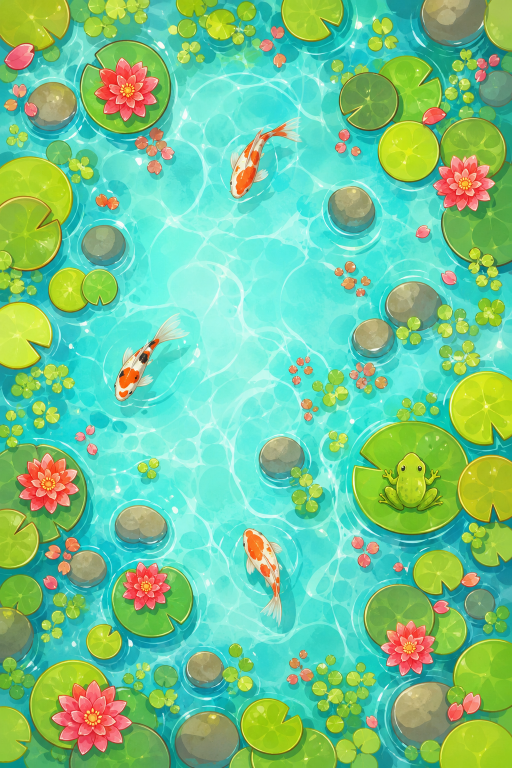
#> input picture experiments/src/exercises/ex-0004-frog-jump-prediction/assets/pond-top-view/source-sheet.png, 1024 x 1536 px (shown at 1/2 size)
$ python extract-assets.py
#> lines starting #> are read from the running program, lines starting #| are printed output that depends on the picture; after the words box and inside, x2 and y2 are one past the last pixel; in counts of white or black regions, pixels touching at a corner belong together
from pathlib import Path
from PIL import Image, ImageDraw
import cv2
import numpy as np

ROOT = Path(__file__).resolve().parent
SOURCE = ROOT / 'source-sheet.png'
OUT = ROOT
source = np.asarray(Image.open(SOURCE).convert('RGB'))
#> source is the input picture: shape (1536, 1024, 3); mean R, G, B 116.2, 198.3, 145.3


def select_components(mask: np.ndarray, keep: int = 1) -> np.ndarray:
    count, labels, stats, centers = cv2.connectedComponentsWithStats(mask.astype(np.uint8), 8)
    h, w = mask.shape
    candidates = []
    for idx in range(1, count):
        area = int(stats[idx, cv2.CC_STAT_AREA])
        if area < max(10, int(mask.size * 0.0005)):
            continue
        cx, cy = centers[idx]
        distance = ((cx - w/2)**2 + (cy - h/2)**2) ** .5
        score = area / (1 + distance / max(h, w))
        candidates.append((score, idx))
    candidates.sort(reverse=True)
    out = np.zeros_like(mask, dtype=np.uint8)
    for _, idx in candidates[:keep]:
        out[labels == idx] = 1
    return out


def flood_reachable(passable: np.ndarray) -> np.ndarray:
    flood = passable.astype(np.uint8)
    ffmask = np.zeros((flood.shape[0] + 2, flood.shape[1] + 2), np.uint8)
    for x in range(flood.shape[1]):
        if flood[0, x] == 1: cv2.floodFill(flood, ffmask, (x, 0), 2)
        if flood[-1, x] == 1: cv2.floodFill(flood, ffmask, (x, flood.shape[0]-1), 2)
    for y in range(flood.shape[0]):
        if flood[y, 0] == 1: cv2.floodFill(flood, ffmask, (0, y), 2)
        if flood[y, -1] == 1: cv2.floodFill(flood, ffmask, (flood.shape[1]-1, y), 2)
    return flood == 2


def water_object_mask(rgb: np.ndarray, keep: int = 1) -> np.ndarray:
    hsv = cv2.cvtColor(rgb, cv2.COLOR_RGB2HSV)
    hue, sat, value = (hsv[:, :, i] for i in range(3))
    # Pond water is cyan/turquoise. Pale white caustic strokes count as removable water
    # only when connected to the crop boundary; enclosed object highlights are retained.
    passable = (((hue >= 68) & (hue <= 108) & (sat >= 24)) |
                ((sat < 42) & (value > 188)))
    reached = flood_reachable(passable)
    foreground = (~reached).astype(np.uint8)
    foreground = cv2.morphologyEx(foreground, cv2.MORPH_CLOSE, np.ones((3,3),np.uint8))
    return select_components(foreground, keep)


def pad_mask(rgb: np.ndarray) -> np.ndarray:
    hsv = cv2.cvtColor(rgb, cv2.COLOR_RGB2HSV)
    h, s, v = (hsv[:, :, i] for i in range(3))
    green = ((h >= 24) & (h <= 70) & (s >= 45) & (v >= 35)).astype(np.uint8)
    # Keep the central notched pad, excluding nearby petals and edge fragments.
    yy, xx = np.ogrid[:green.shape[0], :green.shape[1]]
    cx, cy = green.shape[1] * .50, green.shape[0] * .47
    radial = (((xx-cx)/(green.shape[1]*.47))**2 + ((yy-cy)/(green.shape[0]*.45))**2 <= 1)
    green &= radial.astype(np.uint8)
    green = cv2.morphologyEx(green, cv2.MORPH_CLOSE, np.ones((5,5),np.uint8))
    green = select_components(green, 1)
    # Fill only enclosed highlight holes; the wedge notch remains connected to the exterior.
    inv = (green == 0).astype(np.uint8)
    reached = flood_reachable(inv == 1)
    green[~reached] = 1
    return green

def flower_mask(rgb: np.ndarray) -> np.ndarray:
    hsv = cv2.cvtColor(rgb, cv2.COLOR_RGB2HSV)
    h, s, v = (hsv[:, :, i] for i in range(3))
    red = (((h <= 14) | (h >= 160)) & (s >= 65) & (v >= 70))
    yellow = ((h >= 14) & (h <= 36) & (s >= 90) & (v >= 110))
    seed = (red | yellow).astype(np.uint8)
    seed = select_components(cv2.morphologyEx(seed, cv2.MORPH_CLOSE, np.ones((3,3),np.uint8)), 1)
    probable = cv2.dilate(seed, np.ones((7,7),np.uint8), iterations=1)
    support = cv2.dilate(seed, np.ones((11,11),np.uint8), iterations=1)
    definite_bg = support == 0
    gc = np.full(seed.shape, cv2.GC_PR_BGD, dtype=np.uint8)
    gc[definite_bg] = cv2.GC_BGD
    gc[probable == 1] = cv2.GC_PR_FGD
    gc[cv2.erode(seed, np.ones((3,3),np.uint8), iterations=1) == 1] = cv2.GC_FGD
    bg_model = np.zeros((1,65), np.float64); fg_model = np.zeros((1,65), np.float64)
    cv2.grabCut(cv2.cvtColor(rgb, cv2.COLOR_RGB2BGR), gc, None, bg_model, fg_model, 7, cv2.GC_INIT_WITH_MASK)
    out = (((gc == cv2.GC_FGD) | (gc == cv2.GC_PR_FGD)) & (support == 1)).astype(np.uint8)
    out = cv2.morphologyEx(out, cv2.MORPH_CLOSE, np.ones((3,3),np.uint8))
    return select_components(out, 1)


def frog_mask(rgb: np.ndarray) -> np.ndarray:
    h, w = rgb.shape[:2]
    gc = np.full((h,w), cv2.GC_BGD, np.uint8)
    rough = np.array([
      (58,18),(92,18),(108,30),(118,47),(114,58),(124,64),(137,49),(149,53),
      (146,68),(132,81),(116,84),(119,92),(135,95),(142,106),(153,114),
      (150,125),(134,121),(124,132),(105,141),(79,135),(54,141),(35,132),
      (27,122),(8,126),(2,117),(20,104),(26,94),(42,88),(42,81),(25,81),
      (13,70),(7,64),(11,53),(24,50),(34,64),(45,58),(43,44),(48,33)
    ], np.int32)
    cv2.fillPoly(gc, [rough], cv2.GC_PR_FGD)
    # High-confidence generated frog regions; GrabCut expands through the inked silhouette.
    cv2.ellipse(gc, (77,55), (27,31), 0, 0, 360, cv2.GC_FGD, -1)
    cv2.ellipse(gc, (77,91), (27,43), 0, 0, 360, cv2.GC_FGD, -1)
    cv2.line(gc, (54,72), (25,58), cv2.GC_FGD, 8)
    cv2.line(gc, (100,72), (133,58), cv2.GC_FGD, 8)
    cv2.line(gc, (57,107), (28,124), cv2.GC_FGD, 10)
    cv2.line(gc, (98,107), (130,124), cv2.GC_FGD, 10)
    bg_model=np.zeros((1,65),np.float64); fg_model=np.zeros((1,65),np.float64)
    cv2.grabCut(cv2.cvtColor(rgb,cv2.COLOR_RGB2BGR), gc, None, bg_model, fg_model, 9, cv2.GC_INIT_WITH_MASK)
    out=((gc==cv2.GC_FGD)|(gc==cv2.GC_PR_FGD)).astype(np.uint8)
    out=cv2.morphologyEx(out,cv2.MORPH_CLOSE,np.ones((3,3),np.uint8))
    return select_components(out,1)


def rgba_from_mask(name: str, rgb: np.ndarray, mask: np.ndarray, max_side: int = 512) -> Image.Image:
    ys,xs=np.where(mask>0)
    if not len(xs): raise RuntimeError(f'empty mask: {name}')
    margin=5
    x0=max(0,xs.min()-margin); x1=min(mask.shape[1],xs.max()+margin+1)
    y0=max(0,ys.min()-margin); y1=min(mask.shape[0],ys.max()+margin+1)
    rgb=rgb[y0:y1,x0:x1].copy(); mask=mask[y0:y1,x0:x1]
    alpha=cv2.GaussianBlur((mask*255).astype(np.uint8),(0,0),.72)
    alpha[mask==1]=255
    # Feather with nearest solid object color to avoid cyan water fringing.
    outside=(mask==0).astype(np.uint8)
    _, labels=cv2.distanceTransformWithLabels(outside,cv2.DIST_L2,5,labelType=cv2.DIST_LABEL_PIXEL)
    zeros=np.argwhere(outside==0)
    edge=(alpha>0)&(mask==0)
    if len(zeros) and np.any(edge):
        idx=np.clip(labels[edge]-1,0,len(zeros)-1)
        coords=zeros[idx]
        rgb[edge]=rgb[coords[:,0],coords[:,1]]
    im=Image.fromarray(np.dstack([rgb,alpha]).astype(np.uint8),'RGBA')
    if max(im.size)>max_side:
        scale=max_side/max(im.size)
        im=im.resize((round(im.width*scale),round(im.height*scale)),Image.Resampling.LANCZOS)
    im.save(OUT/f'{name}.png',optimize=True)
    return im

boxes={
 'frog-green': ((745,885,900,1030),'frog',1),
 'lily-pad': ((820,1080,935,1205),'pad',1),
 'lily-pad-flowering': ((205,1085,395,1285),'water',1),
 'lotus-coral': ((180,105,325,240),'flower',1),
 'lotus-red': ((865,290,995,420),'flower',1),
 'rock-round': ((635,355,785,505),'water',1),
 'rock-light': ((495,845,650,985),'water',1),
 'rock-cluster': ((690,530,900,720),'water',2),
}
assets={}
for name,(box,kind,keep) in boxes.items():
    x0,y0,x1,y1=box; rgb=source[y0:y1,x0:x1].copy()
    if kind=='frog': mask=frog_mask(rgb)
    elif kind=='flower': mask=flower_mask(rgb)
    elif kind=='pad': mask=pad_mask(rgb)
    else: mask=water_object_mask(rgb,keep)
    assets[name]=rgba_from_mask(name,rgb,mask)
#> this loop made 8 passes
#> pass 1, `if kind=='frog': mask=frog_mask(rgb)`:
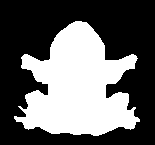
#> mask: shape (145, 155); values 0 (black) and 1 (white), 39.5% white; 1 white region, box (x1, y1, x2, y2) and area: (14, 21, 140, 136) 8880
#> pass 1, in rgba_from_mask, `mask = mask[y0:y1, x0:x1]`:
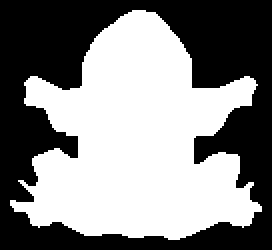
#> mask: shape (125, 136) (shown 2 times larger); values 0 (black) and 1 (white), 52.2% white; 1 black region, box (x1, y1, x2, y2) and area: (0, 0, 136, 125) 8120
#> after the loop:
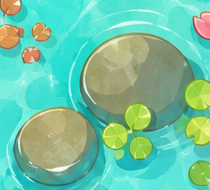
#> rgb: shape (190, 210, 3); mean R, G, B 113.3, 195.2, 163.3
#> after the loop, assets = 8 items

# Preserve the same authored silhouette as the obstacle while changing only its palette.
frog=np.asarray(assets['frog-green']).copy(); hsv=cv2.cvtColor(frog[:,:,:3],cv2.COLOR_RGB2HSV)
#> after `hsv = cv2.cvtColor(frog[:, :, :3], cv2.COLOR_RGB2HSV)`: hsv: shape (125, 136, 3); mean H, S, V 40, 207, 187.5
mask=(hsv[:,:,0]>=22)&(hsv[:,:,0]<=75)&(hsv[:,:,1]>=45)&(frog[:,:,3]>0)
#> mask: shape (125, 136) bool; 59.5% white; 4 black regions (3 under 20 px), largest, box (x1, y1, x2, y2) and area: (0, 0, 136, 125) 6869
hsv2=hsv.copy(); hsv2[:,:,0][mask]=np.clip(7+(hsv[:,:,0][mask]-22)*.08,5,14).astype(np.uint8)
#> after `hsv2[:, :, 0][mask] = np.clip(7 + (hsv[:, :, 0][mask] - 22) * 0.08, 5,`: hsv2: shape (125, 136, 3); mean H, S, V 22.7, 207, 187.5
hsv2[:,:,1][mask]=np.clip(hsv[:,:,1][mask]*1.08,70,240).astype(np.uint8)
#> hsv2: shape (125, 136, 3); mean H, S, V 22.7, 215.9, 187.5
rgb2=cv2.cvtColor(hsv2,cv2.COLOR_HSV2RGB)
orange=Image.fromarray(np.dstack([rgb2,frog[:,:,3]]).astype(np.uint8),'RGBA')
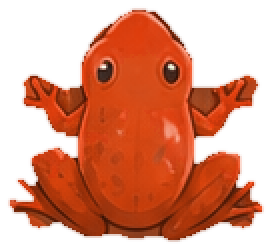
#> orange: PIL image 136x125 RGBA (shown 2 times larger); mean R, G, B, A 158.1, 114.3, 28.4, 135.4; transparent parts drawn white
orange.save(OUT/'frog-orange.png',optimize=True); assets['frog-orange']=orange

# Preview on the real celadon board family.
order=['frog-green','frog-orange','lily-pad','lily-pad-flowering','lotus-coral','lotus-red','rock-round','rock-light','rock-cluster']
preview=Image.new('RGB',(900,780),(246,247,228))
for i,name in enumerate(order):
    tile=Image.new('RGBA',(300,260),(143,199,183,255)); im=assets[name]
    scale=min(230/im.width,205/im.height,1); shown=im.resize((round(im.width*scale),round(im.height*scale)),Image.Resampling.LANCZOS)
    tile.alpha_composite(shown,((300-shown.width)//2,15+(205-shown.height)//2))
    d=ImageDraw.Draw(tile); d.text((12,235),name,fill=(23,56,47,255))
    preview.paste(tile.convert('RGB'),((i%3)*300,(i//3)*260))
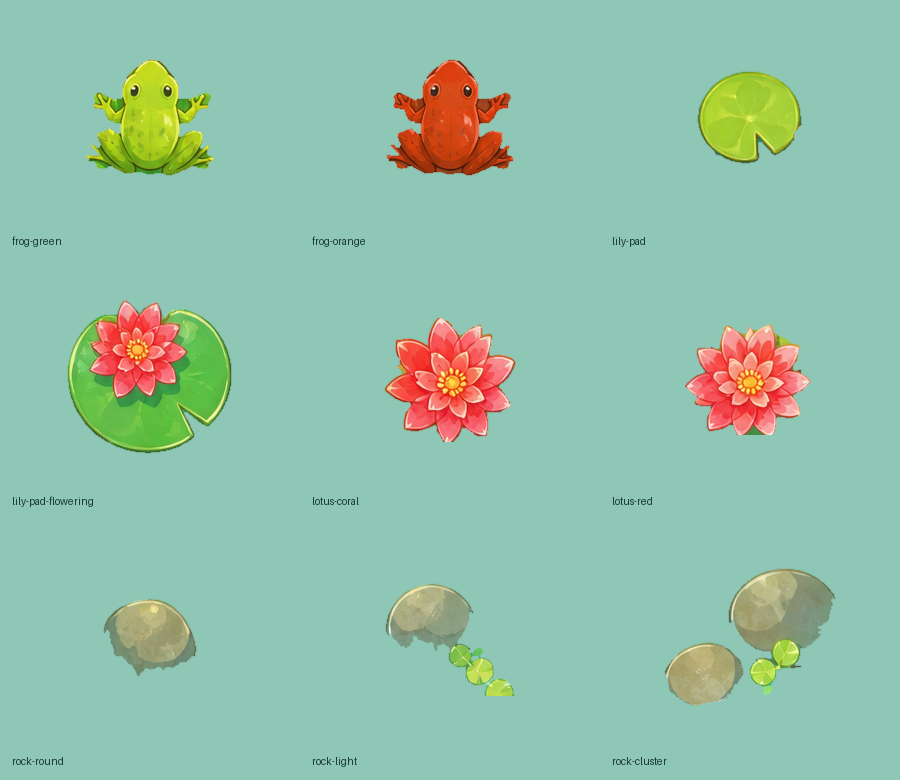
#> preview: PIL image 900x780 RGB; mean R, G, B 146.9, 192.4, 170.2
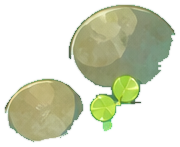
#> shown: PIL image 180x147 RGBA; mean R, G, B, A 118.1, 184.2, 149.3, 110.3; transparent parts drawn white
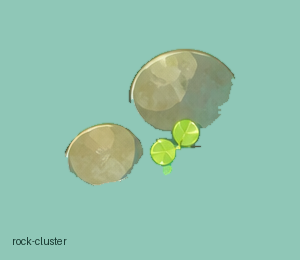
#> tile: PIL image 300x260 RGBA; mean R, G, B, A 145, 194.1, 173, 255
preview.save('/tmp/ex4-top-view-preview-v2.jpg',quality=94)
print(OUT)
for p in sorted(OUT.glob('*.png')):
 im=Image.open(p)
 alpha_extrema = im.getchannel('A').getextrema() if 'A' in im.getbands() else None
#> alpha_extrema = (0, 255)
 print(p.name, im.size, p.stat().st_size, alpha_extrema)
#| frog-green.png (136, 125) 34108 (0, 255)
